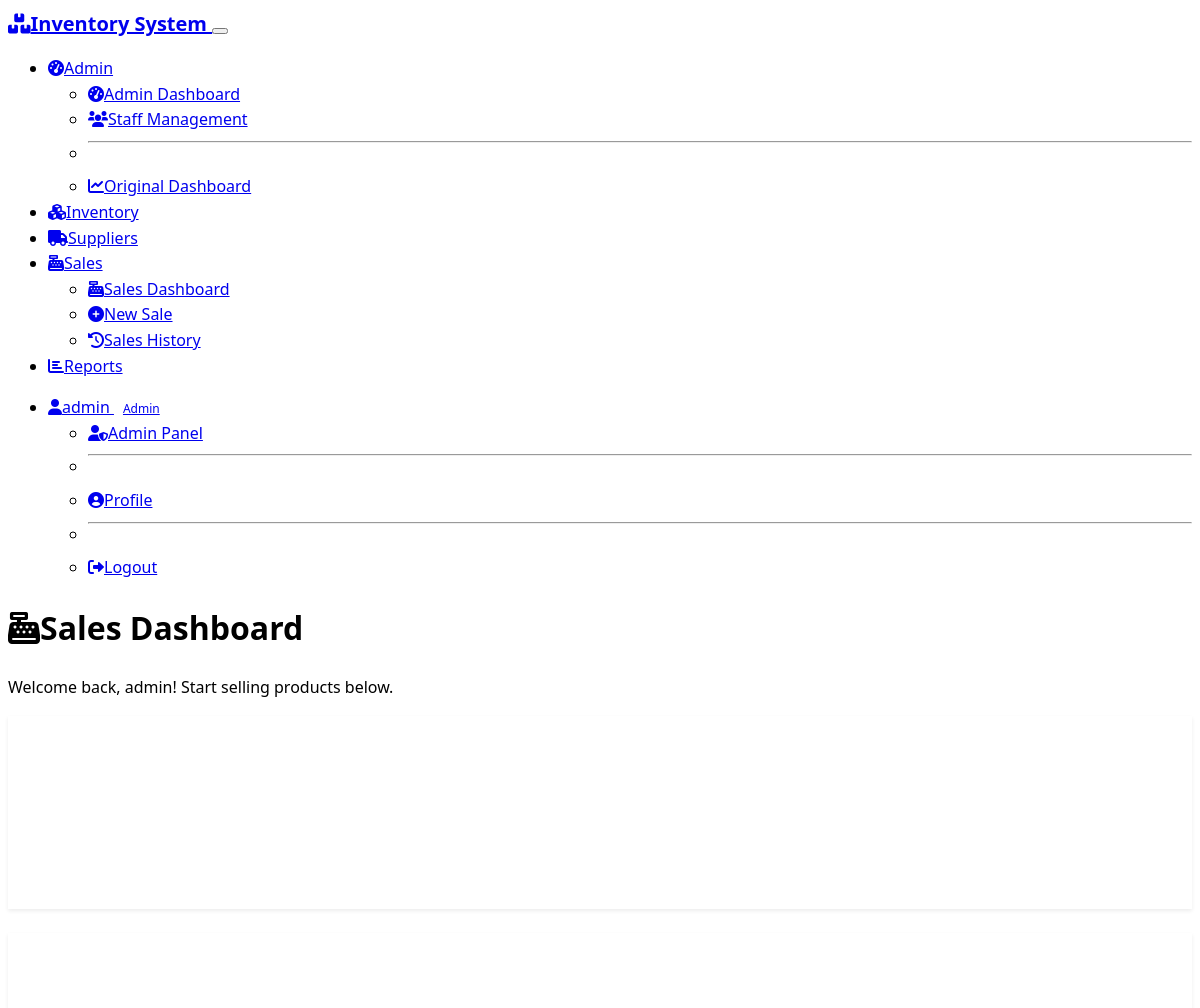
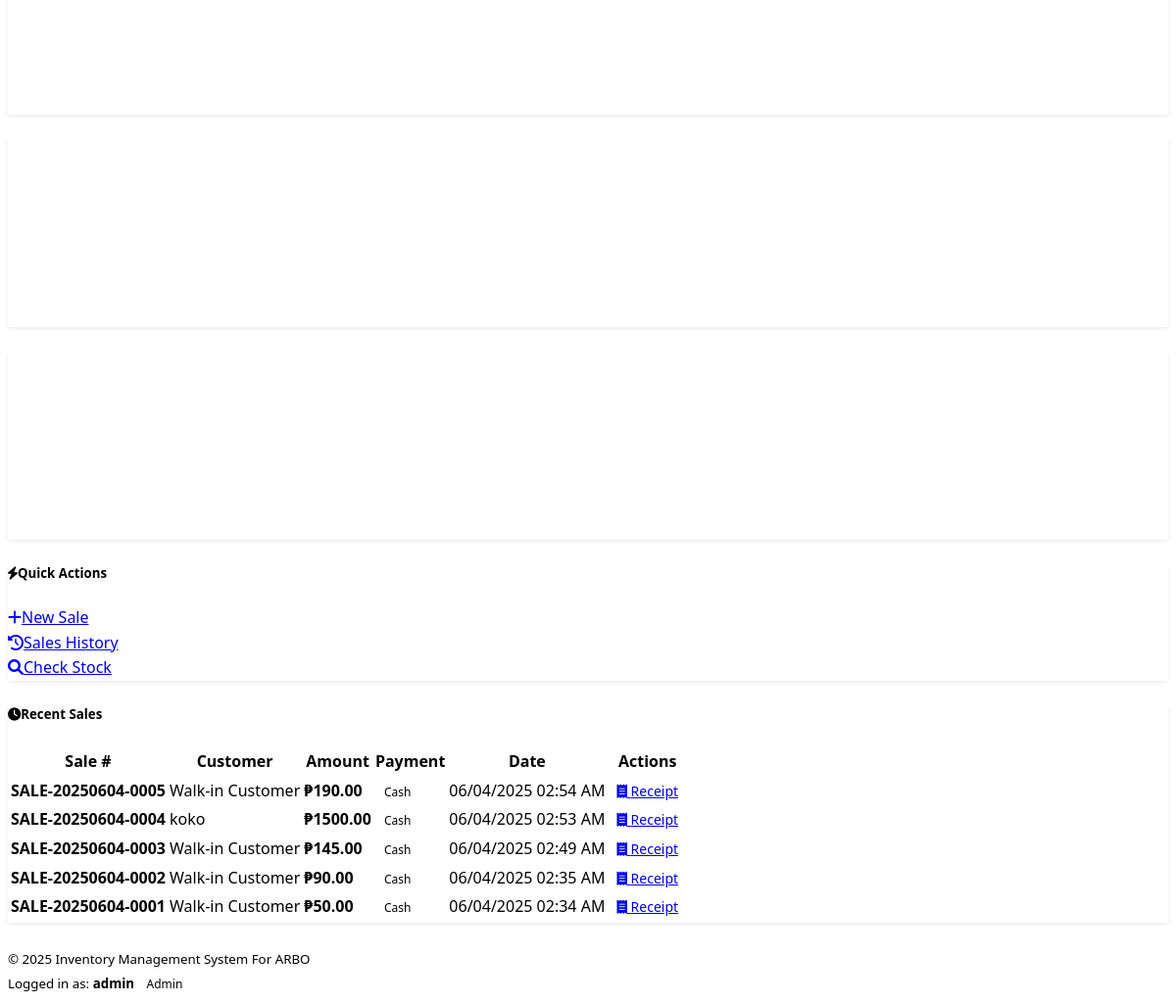
The app's page /sales (signed in) with its own data (2 pictures, top to bottom).
### models.py (models this page shows, shortened)
class User(db.Model):
    id = db.Column(db.Integer, primary_key=True)
    username = db.Column(db.String(64), unique=True, nullable=False)
    email = db.Column(db.String(120), unique=True, nullable=False)
    password_hash = db.Column(db.String(256), nullable=False)
    role = db.Column(db.Enum(UserRole), default=UserRole.STAFF, nullable=False)
    is_active = db.Column(db.Boolean, default=True, nullable=False)
    created_at = db.Column(db.DateTime, default=datetime.utcnow)
    created_by = db.Column(db.Integer, db.ForeignKey('user.id'))
    def is_admin(self):
        return self.role == UserRole.ADMIN

class Sale(db.Model):
    id = db.Column(db.Integer, primary_key=True)
    sale_number = db.Column(db.String(50), unique=True, nullable=False)
    total_amount = db.Column(db.Float, nullable=False, default=0.0)
    staff_id = db.Column(db.Integer, db.ForeignKey('user.id', ondelete='SET NULL'))  # Allow NULL when user is deleted
    customer_name = db.Column(db.String(100))
    payment_method = db.Column(db.String(50), default='cash')
    notes = db.Column(db.Text)
    sale_date = db.Column(db.DateTime, default=datetime.utcnow)
    staff = db.relationship('User', backref='sales')
    items = db.relationship('SaleItem', backref='sale', cascade='all, delete-orphan')

### routes.py (the view)
@app.route('/sales')
@staff_or_admin_required
def sales_dashboard():
    user = User.query.get(session['user_id'])
    today = datetime.now().date()
    today_sales = Sale.query.filter(func.date(Sale.sale_date) == today).all()
    today_revenue = sum(sale.total_amount for sale in today_sales)
    week_start = today - timedelta(days=today.weekday())
    week_sales = Sale.query.filter(Sale.sale_date >= week_start).all()
    week_revenue = sum(sale.total_amount for sale in week_sales)
    if user.is_admin():
        recent_sales = Sale.query.order_by(Sale.sale_date.desc()).limit(10).all()
    else:
        recent_sales = Sale.query.filter_by(staff_id=user.id).order_by(Sale.sale_date.desc()).limit(10).all()
    available_products = InventoryItem.query.filter(
        InventoryItem.is_active == True,
        InventoryItem.quantity > 0
    ).all()
    return render_template('sales_dashboard.html',
                           today_sales_count=len(today_sales),
                           today_revenue=today_revenue,
                           week_sales_count=len(week_sales),
                           week_revenue=week_revenue,
                           recent_sales=recent_sales,
                           available_products=available_products,
                           user=user)

### templates/sales_dashboard.html (shortened to what this page needs)
{% extends "base.html" %}
{% block content %}
<div class="container mt-4">
    <div class="row">
        <div class="col-12">
            <h1><i class="fas fa-cash-register me-2"></i>Sales Dashboard</h1>
            <p class="text-muted">Welcome back, {{ user.username }}! Start selling products below.</p>
        </div>
    </div>
    <div class="row mb-4">
        <div class="col-md-3 mb-3">
            <div class="card bg-success">
                <div class="card-body text-center">
                    <i class="fas fa-peso-sign fa-2x mb-2"></i>
                    <h3>₱{{ "%.2f"|format(today_revenue) }}</h3>
                    <p class="mb-0">Today's Revenue</p>
                </div>
            </div>
        </div>
        <div class="col-md-3 mb-3">
            <div class="card bg-info">
                <div class="card-body text-center">
                    <i class="fas fa-shopping-cart fa-2x mb-2"></i>
                    <h3>{{ today_sales_count }}</h3>
                    <p class="mb-0">Today's Sales</p>
                </div>
            </div>
        </div>
        <div class="col-md-3 mb-3">
            <div class="card bg-primary">
                <div class="card-body text-center">
                    <i class="fas fa-chart-line fa-2x mb-2"></i>
                    <h3>₱{{ "%.2f"|format(week_revenue) }}</h3>
                    <p class="mb-0">This Week</p>
                </div>
            </div>
        </div>
        <div class="col-md-3 mb-3">
            <div class="card bg-warning">
                <div class="card-body text-center">
                    <i class="fas fa-box fa-2x mb-2"></i>
                    <h3>{{ available_products|length }}</h3>
                    <p class="mb-0">Available Products</p>
                </div>
            </div>
        </div>
    </div>
    <div class="row mb-4">
        <div class="col-12">
            <div class="card">
                <div class="card-header">
                    <h5><i class="fas fa-bolt me-2"></i>Quick Actions</h5>
                </div>
                <div class="card-body">
                    <div class="row">
                        <div class="col-md-4 mb-2">
                            <a href="{{ url_for('new_sale') }}" class="btn btn-success btn-lg w-100">
                                <i class="fas fa-plus me-1"></i>New Sale
                            </a>
                        </div>
                        <div class="col-md-4 mb-2">
                            <a href="{{ url_for('sales_history') }}" class="btn btn-outline-primary btn-lg w-100">
                                <i class="fas fa-history me-1"></i>Sales History
                            </a>
                        </div>
                        <div class="col-md-4 mb-2">
                            <a href="{{ url_for('inventory') }}" class="btn btn-outline-info btn-lg w-100">
                                <i class="fas fa-search me-1"></i>Check Stock
                            </a>
                        </div>
                    </div>
                </div>
            </div>
        </div>
    </div>
    {% if recent_sales %}
    <div class="row">
        <div class="col-12">
            <div class="card">
                <div class="card-header">
                    <h5><i class="fas fa-clock me-2"></i>Recent Sales</h5>
                </div>
                <div class="card-body">
                    <div class="table-responsive">
                        <table class="table table-striped">
                            <thead>
                                <tr>
                                    <th>Sale #</th>
                                    <th>Customer</th>
                                    <th>Amount</th>
                                    <th>Payment</th>
                                    <th>Date</th>
                                    <th>Actions</th>
                                </tr>
                            </thead>
                            <tbody>
                                {% for sale in recent_sales %}
                                <tr>
                                    <td><strong>{{ sale.sale_number }}</strong></td>
                                    <td>{{ sale.customer_name or 'Walk-in Customer' }}</td>
                                    <td><strong>₱{{ "%.2f"|format(sale.total_amount) }}</strong></td>
                                    <td>
                                        <span class="badge bg-{{ 'success' if sale.payment_method == 'cash' else 'info' }}">
                                            {{ sale.payment_method.title() }}
                                        </span>
                                    </td>
                                    <td>{{ sale.sale_date.strftime('%m/%d/%Y %I:%M %p') }}</td>
                                    <td>
                                        <a href="{{ url_for('sale_receipt', sale_id=sale.id) }}" class="btn btn-sm btn-outline-primary">
                                            <i class="fas fa-receipt"></i> Receipt
                                        </a>
                                    </td>
                                </tr>
                                {% endfor %}
                            </tbody>
                        </table>
                    </div>
                </div>
            </div>
        </div>
    </div>
    {% endif %}
</div>
{% endblock %}

### templates/base.html (shortened to what this page needs)
<!DOCTYPE html>
<html lang="en" data-bs-theme="dark">
<head>
    <link href="https://cdn.replit.com/agent/bootstrap-agent-dark-theme.min.css" rel="stylesheet">
    <link rel="stylesheet" href="https://cdnjs.cloudflare.com/ajax/libs/font-awesome/6.0.0/css/all.min.css">
    <link rel="stylesheet" href="{{ url_for('static', filename='css/style.css') }}">
</head>
<body>
    {% if session.user_id %}
    <nav class="navbar navbar-expand-lg navbar-dark bg-dark">
        <div class="container">
            <a class="navbar-brand" href="{{ url_for('dashboard') }}">
                <i class="fas fa-boxes me-2"></i>Inventory System
            </a>
            <button class="navbar-toggler" type="button" data-bs-toggle="collapse" data-bs-target="#navbarNav">
            </button>
            <div class="collapse navbar-collapse" id="navbarNav">
                <ul class="navbar-nav me-auto">
                    {% if session.user_role == 'admin' %}
                    <li class="nav-item dropdown">
                        <a class="nav-link dropdown-toggle" href="#" id="adminDropdown" role="button" data-bs-toggle="dropdown">
                            <i class="fas fa-tachometer-alt me-1"></i>Admin
                        </a>
                        <ul class="dropdown-menu">
                            <li><a class="dropdown-item" href="{{ url_for('admin_dashboard') }}">
                                <i class="fas fa-tachometer-alt me-2"></i>Admin Dashboard
                            </a></li>
                            <li><a class="dropdown-item" href="{{ url_for('staff_management') }}">
                                <i class="fas fa-users me-2"></i>Staff Management
                            </a></li>
                            <li><hr class="dropdown-divider"></li>
                            <li><a class="dropdown-item" href="{{ url_for('dashboard') }}">
                                <i class="fas fa-chart-line me-2"></i>Original Dashboard
                            </a></li>
                        </ul>
                    </li>
                    <li class="nav-item">
                        <a class="nav-link" href="{{ url_for('inventory') }}">
                            <i class="fas fa-cubes me-1"></i>Inventory
                        </a>
                    </li>
                    <li class="nav-item">
                        <a class="nav-link" href="{{ url_for('suppliers') }}">
                            <i class="fas fa-truck me-1"></i>Suppliers
                        </a>
                    </li>
                    <li class="nav-item dropdown">
                        <a class="nav-link dropdown-toggle" href="#" id="salesDropdown" role="button" data-bs-toggle="dropdown">
                            <i class="fas fa-cash-register me-1"></i>Sales
                        </a>
                        <ul class="dropdown-menu">
                            <li><a class="dropdown-item" href="{{ url_for('sales_dashboard') }}">
                                <i class="fas fa-cash-register me-2"></i>Sales Dashboard
                            </a></li>
                            <li><a class="dropdown-item" href="{{ url_for('new_sale') }}">
                                <i class="fas fa-plus-circle me-2"></i>New Sale
                            </a></li>
                            <li><a class="dropdown-item" href="{{ url_for('sales_history') }}">
                                <i class="fas fa-history me-2"></i>Sales History
                            </a></li>
                        </ul>
                    </li>
                    {% endif %}
                    <li class="nav-item">
                        <a class="nav-link" href="{{ url_for('reports') }}">
                            <i class="fas fa-chart-bar me-1"></i>Reports
                        </a>
                    </li>
                </ul>
                <ul class="navbar-nav">
                    <li class="nav-item dropdown">
                        <a class="nav-link dropdown-toggle" href="#" id="navbarDropdown" role="button" data-bs-toggle="dropdown">
                            <i class="fas fa-user me-1"></i>{{ session.username }}
                            <span class="badge bg-{{ 'danger' if session.user_role == 'admin' else 'success' }} ms-1">
                                {{ session.user_role.title() }}
                            </span>
                        </a>
                        <ul class="dropdown-menu">
                            {% if session.user_role == 'admin' %}
                            <li><a class="dropdown-item" href="{{ url_for('admin_dashboard') }}">
                                <i class="fas fa-user-shield me-2"></i>Admin Panel
                            </a></li>
                            <li><hr class="dropdown-divider"></li>
                            {% endif %}
                            <li><a class="dropdown-item" href="#">
                                <i class="fas fa-user-circle me-2"></i>Profile
                            </a></li>
                            <li><hr class="dropdown-divider"></li>
                            <li><a class="dropdown-item" href="{{ url_for('logout') }}">
                                <i class="fas fa-sign-out-alt me-2"></i>Logout
                            </a></li>
                        </ul>
                    </li>
                </ul>
            </div>
        </div>
    </nav>
    {% endif %}
    <main>
        {% block content %}{% endblock %}
    </main>
    {% if session.user_id %}
    <footer class="bg-dark text-light mt-5 py-3">
        <div class="container">
            <div class="row">
                <div class="col-md-6">
                    <small>&copy; 2025 Inventory Management System For ARBO</small>
                </div>
                <div class="col-md-6 text-end">
                    <small>
                        Logged in as: <strong>{{ session.username }}</strong>
                        <span class="badge bg-{{ 'danger' if session.user_role == 'admin' else 'success' }}">
                            {{ session.user_role.title() }}
                        </span>
                    </small>
                </div>
            </div>
        </div>
    </footer>
    {% endif %}
</body>
</html>

### static/css/style.css (style rules this page uses)
:root { --primary-color: 220 100% 50%; --success-color: 142 71% 45%; --warning-color: 45 100% 51%; --danger-color: 0 84% 60%; --info-color: 188 78% 41%; }
body { font-family: 'Segoe UI', Tahoma, Geneva, Verdana, sans-serif; line-height: 1.6; }
.navbar-brand { font-weight: 600; font-size: 1.25rem; }
.card { box-shadow: 0 0.125rem 0.25rem rgba(0, 0, 0, 0.075); border: 1px solid var(--bs-border-color); margin-bottom: 1.5rem; }
.card-header { background-color: var(--bs-secondary-bg); border-bottom: 1px solid var(--bs-border-color); font-weight: 600; }
.card.bg-primary, .card.bg-success, .card.bg-warning, .card.bg-info { color: white; }
.card.bg-primary .card-body, .card.bg-success .card-body, .card.bg-warning .card-body, .card.bg-info .card-body { padding: 1.5rem; }
.table { margin-bottom: 0; }
.table th { font-weight: 600; border-top: none; white-space: nowrap; }
.table td { vertical-align: middle; }
.badge { font-size: 0.75rem; padding: 0.5em 0.75em; }
.btn { border-radius: 0.375rem; font-weight: 500; transition: all 0.15s ease-in-out; }
.btn-sm { padding: 0.25rem 0.5rem; font-size: 0.875rem; }

### records on screen
User: username "admin"
Sale: sale_number "SALE-20250604-0005", customer_name "Walk-in Customer", total_amount "190.00", payment_method "Cash", sale_date "06/04/2025 02:54 AM"
Sale: sale_number "SALE-20250604-0004", customer_name "koko", total_amount "1500.00", payment_method "Cash", sale_date "06/04/2025 02:53 AM"
Sale: sale_number "SALE-20250604-0003", customer_name "Walk-in Customer", total_amount "145.00", payment_method "Cash", sale_date "06/04/2025 02:49 AM"
Sale: sale_number "SALE-20250604-0002", customer_name "Walk-in Customer", total_amount "90.00", payment_method "Cash", sale_date "06/04/2025 02:35 AM"
Sale: sale_number "SALE-20250604-0001", customer_name "Walk-in Customer", total_amount "50.00", payment_method "Cash", sale_date "06/04/2025 02:34 AM"

### other values on screen
{{ session.username }} "admin"
{{ session.user_role.title() }} "Admin"
